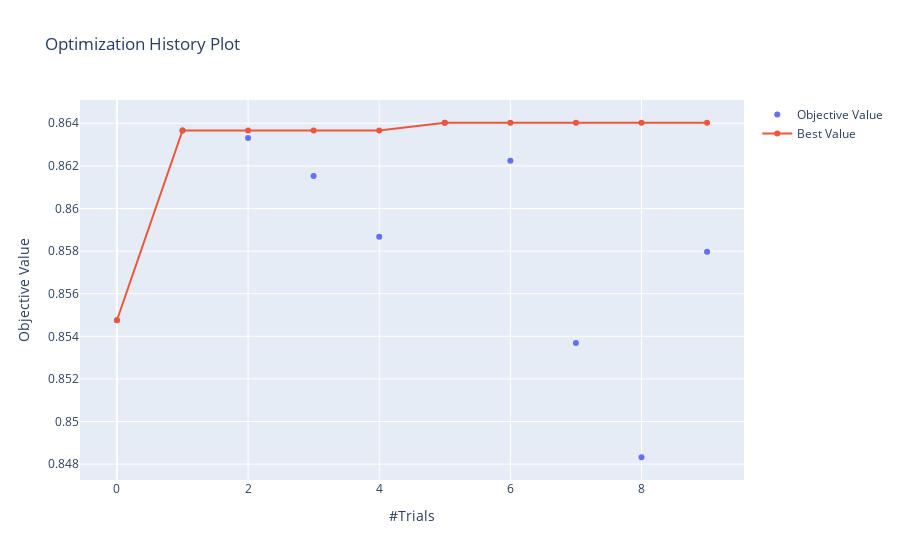

Notebook code for this chart:
### Code cell
vis.plot_optimization_history(gbc_study)

### Figure 1 — Plotly figure (JSON) as saved in the notebook; plotly's stock layout.template omitted (floating-point values rounded to 4 significant figures)
{"data": [{"mode": "markers", "name": "Objective Value", "type": "scatter", "x": [0, 1, 2, 3, 4, 5, 6, 7, 8, 9], "y": [0.8548, 0.8637, 0.8633, 0.8615, 0.8587, 0.864, 0.8622, 0.8537, 0.8483, 0.858]}, {"name": "Best Value", "type": "scatter", "x": [0, 1, 2, 3, 4, 5, 6, 7, 8, 9], "y": [0.8548, 0.8637, 0.8637, 0.8637, 0.8637, 0.864, 0.864, 0.864, 0.864, 0.864]}], "layout": {"title": {"text": "Optimization History Plot"}, "xaxis": {"title": {"text": "#Trials"}}, "yaxis": {"title": {"text": "Objective Value"}}}}
